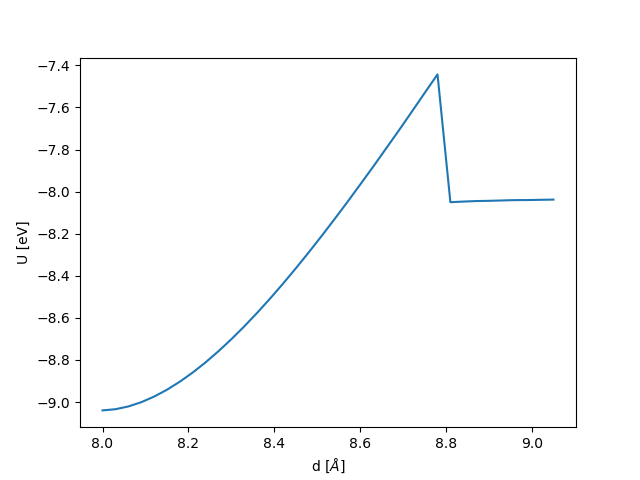

Generate this figure with Python:
from ase.atoms import Atoms
from ase.optimize import FIRE
from ase.calculators.morse import MorsePotential
from ase.units import J, m
from cogef import COGEF, Dissociation
import pylab as plt #cute shortcut for matplotlib~ (and numpy?)

def initialize(image, imagenum, new_opt, get_filename):
    """Initialize the image and return the trajectory name."""
    if get_filename:
        return 'cogef' + str(imagenum) + '.traj'
    image.set_calculator(MorsePotential())

fmax = 0.05

image = Atoms('H10', positions=[(i, 0, 0) for i in range(10)])
image.set_calculator(MorsePotential()) #set calculation theory. Morse used as placeholder.
FIRE(image).run(fmax=fmax)

cogef = COGEF([image], 0, 8, optimizer=FIRE, fmax=fmax) #relax atoms through cogef using optimizer
stepsize = 0.03
steps = 35

cogef.pull(stepsize, steps, initialize, 'cogef.traj') #simulate pulling apart of atoms

energies, distances = cogef.get_energy_curve() #calculate energy and distance from cogef run
plt.figure(0) #create figure (empty)
plt.plot(distances, energies) #make plot
plt.xlabel('d [$\\AA$]') #set x axis label
plt.ylabel('U [eV]') #set y axis label
plt.savefig('cogef_tutorial.png') #can also change to path (e.g. 'Sub Directory/graph.png') to set location for saved plot)